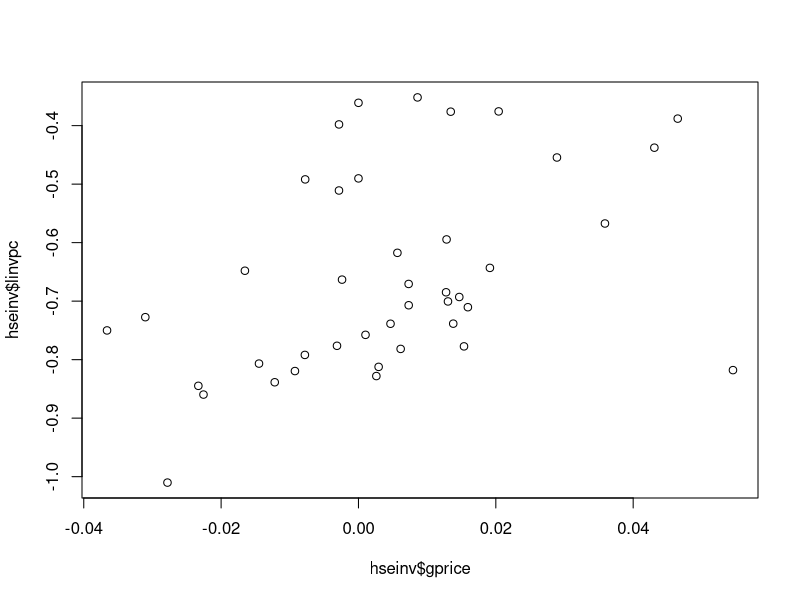
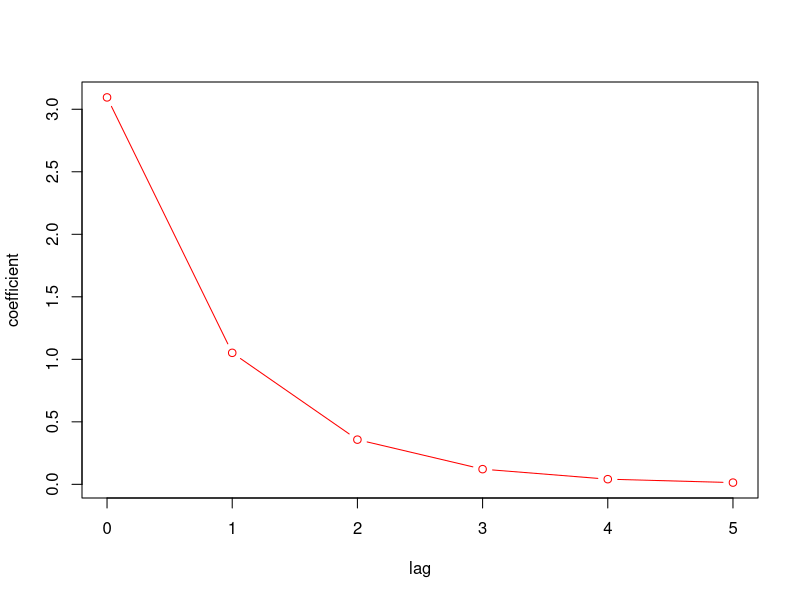
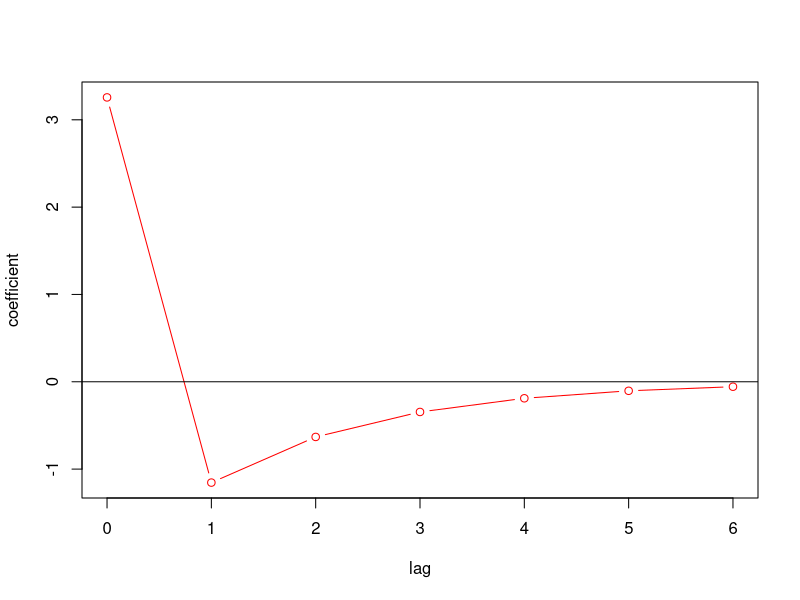

Generate these figures, in order, with R:
#### Distributed lag (FDL and IDL) and Rational DL models #### 
#
# 
# 
# 
#
#
### Example 18.1: Housing investment and residential price inflation 
#    
#   
#   
#
# Data
library(zoo)
rm(list=ls())
hseinv <- read.csv('hseinv.csv') # Read the data
hseinv <- zoo(hseinv, order.by = hseinv$obs) # one-step zoo conversion
# hseinv.ts <- ts(hseinv, start = 1947, frequency = 1)
# hseinv <- zoo(hseinv.ts)
# 
#
#
# Model data:
# Annual TS, 1947 - 1988
#
# linvpc    - log of per capita invest, 
#             (based on real housing investment in millions USD / population)
# gprice    - log( price(t) / price(t-1) )
#             (based on a housing prices index)
# time     - time trend
#
#
#
# Basic data plots
plot(hseinv$linvpc ~ hseinv$gprice)
#
# Step 1: We need to de-trend linvpc, log(invpc)
# i.e. we want the residuals from a regression of linvpc on a time trend:
de.trend <- lm(log(invpc) ~ time, data = hseinv)
hseinv$dlinvpc <- de.trend$residuals 
#
# Estimation of a finite distributed lags model, max. lag at 3 years
hseinv$gprice_1 <- lag(hseinv$gprice, -1)
hseinv$gprice_2 <- lag(hseinv$gprice, -2)
hseinv$gprice_3 <- lag(hseinv$gprice, -3)
#
#
FDL.model <- lm(dlinvpc ~ gprice + gprice_1 + gprice_2 + gprice_3, data=hseinv)
summary(FDL.model)
library(lmtest) # install.packages("lmtest")
bgtest(FDL.model, order=1)
library(car) # install.packages("car") # Companion to Applied Regression
vif(FDL.model)
#
#
#
# Geometrically distributed lags (Koyck transformation)
hseinv$dlinvpc_1 <- lag(hseinv$dlinvpc, -1)
#
Koyck <- lm( dlinvpc ~ gprice + dlinvpc_1, data=hseinv)
summary(Koyck)
bgtest(Koyck, order=1) # H0: residuals are not autocorrelated
#
#
# Long Run Propensity
# .. i.e. the effect of a permanent 1-unit increase in a regressor
LRP <- Koyck$coefficients[2] / (1 - Koyck$coefficients[3])
LRP # this result seems economically implausible.
#
#
# Lag distribution plot
# .. the effect of a transitory (one-off) unit change in a regressor
# .. impact propensity (immediate effect) to time t+5
#
#
plot.lags <- function() {
  prop.df <- data.frame(0:5) # lag 0 to 5, a data frame with 6 rows is created
  colnames(prop.df) <- "lag"
  prop.df$coeff <- 0 
  for (ii in 0:5) {          # lag 0 to 5
    prop.df[ii+1,"coeff"] <- Koyck$coefficients[2] * Koyck$coefficients[3]^ii
  }
  plot(prop.df$coeff ~ prop.df$lag, type = "b", xlab = "lag", ylab = "coefficient", col="red")
  print(prop.df)
}
#
plot.lags() # Calls the function
#
#
## Assignment 1
## Change the code in plot.lags, as follows:
##   1) Increase the maximum lag to 10.
##
##      Bonus task: Change the function so that it takes one argument: maxlag, 
##                  which sets the desired maximum lag order to be plotted,
##                  set default maxlag value to 6
##               
#
#
#
#
#
#
#
#
# Rational distributed lags model 
RDL.model <- lm(dlinvpc ~ gprice + gprice_1 + dlinvpc_1, data=hseinv)
summary(RDL.model)
bgtest(RDL.model, order=1)
#
# Long Run Propensity in the RDL model
LRP.RDL <- (RDL.model$coefficients[2]+RDL.model$coefficients[3])/(1-RDL.model$coefficients[4])
LRP.RDL
#
# 
# Lag distribution plot
plot.lag.rdl <- function() {
  prop.df <- data.frame(0:6) # lag 0 to 6
  colnames(prop.df) <- "lag"
  prop.df$coeff <- 0 
  prop.df[1, "coeff"] <- RDL.model$coefficients[2] # lag 0
  for (ii in 1:6) {          # lags 1 to 5...
    prop.df[ii+1,"coeff"] <- RDL.model$coefficients[4]^(ii-1)*(RDL.model$coefficients[4]*RDL.model$coefficients[2] + RDL.model$coefficients[3])
  }
  plot(prop.df$coeff ~ prop.df$lag, type = "b", xlab = "lag", ylab = "coefficient", col = "red")
  print(prop.df)
  abline(h=0) # Adds horizontal line at 0 (y-axis) for better interpretation
}
plot.lag.rdl() # Calls the function
#
#
## Assignment 2
## What is the expected effect at lag 10?
#
#
#
# Statistical significance of the LRP in RDL model
library(RcmdrMisc)
DeltaMethod(RDL.model,"(b1+b2)/(1-b3)")
#
#
